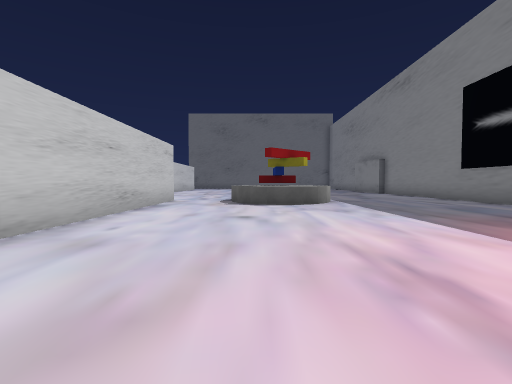
[1] (above)

20 first-person views from a walk through a Unity game level. The camera is 1.4 m above the floor, tilts 2° down and sees 85° across. The floor is counted in squares, 2.4 m on a side. Each view is taken from the middle of a square. On the plan, view 1 faces up. The plan holds only what a view shows up to about 9 squares ahead; the rest is blank. The place goes on beyond the plan. The player is left out. Some animated figures are not drawn. Some surface patterns are stand-ins.

[2]
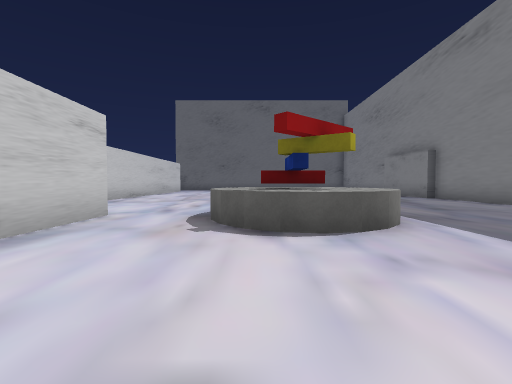

[3]
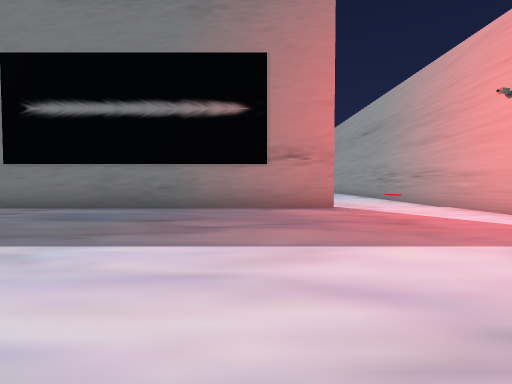

[4]
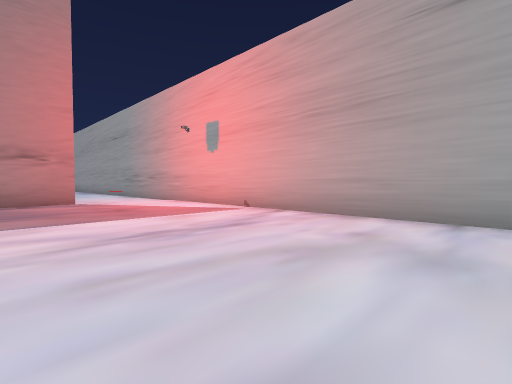

[5]
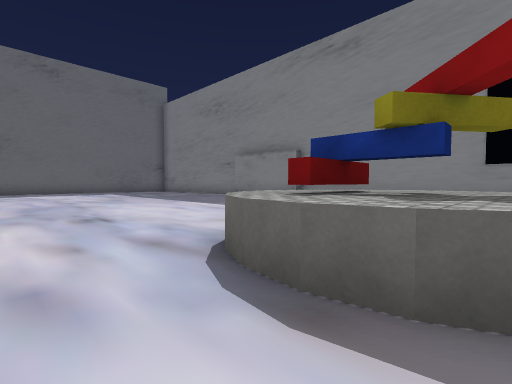

[6]
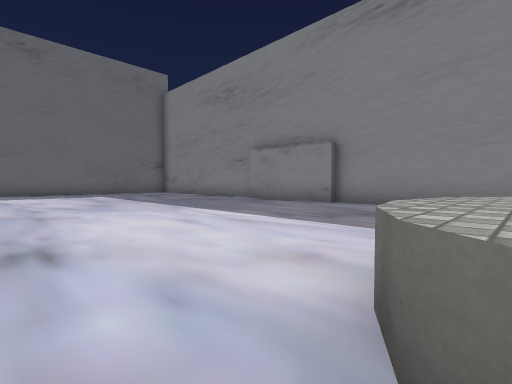

[7]
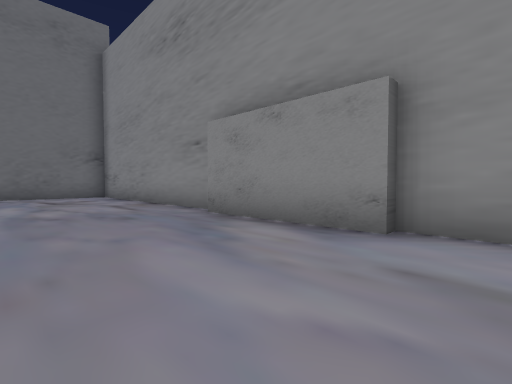

[8]
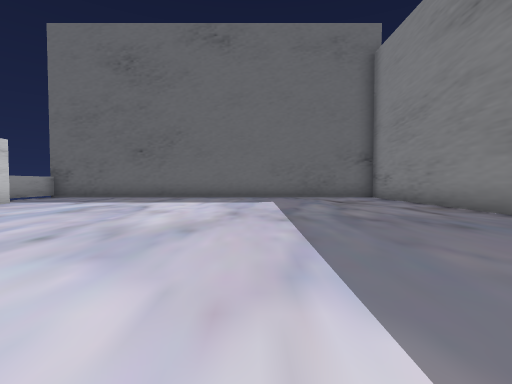

[9]
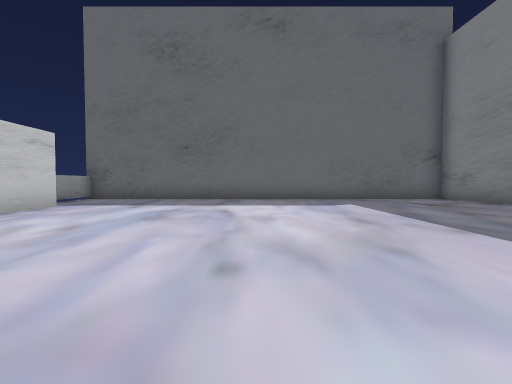

[10]
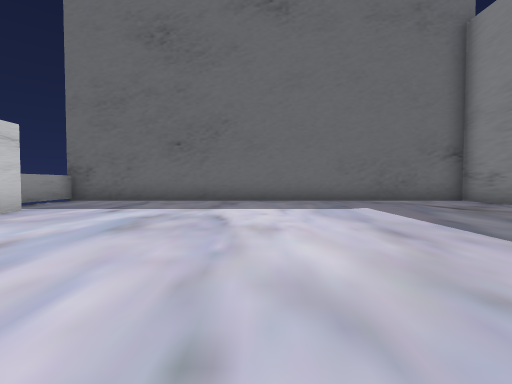

[11]
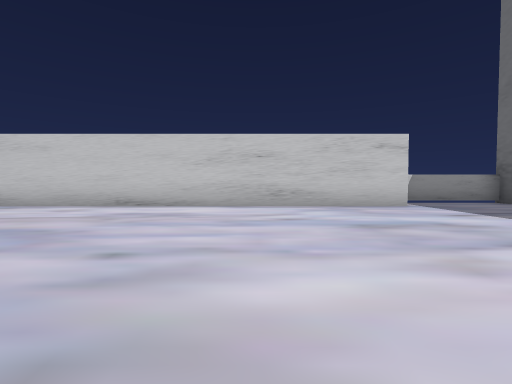

[12]
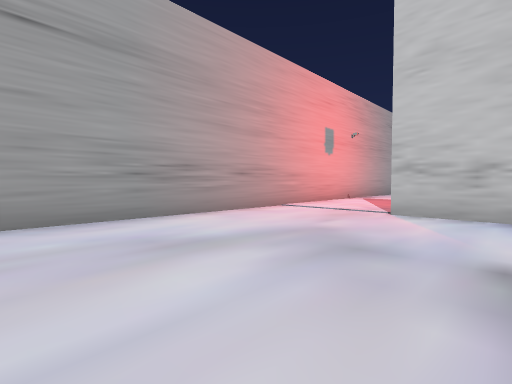

[13]
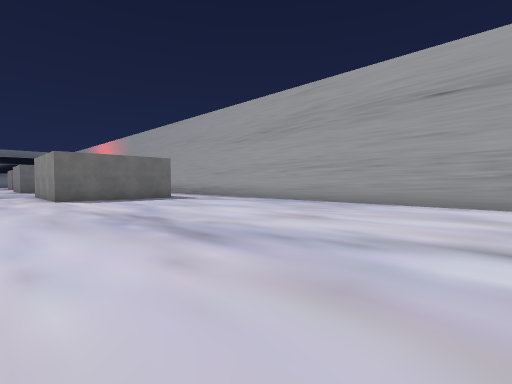

[14]
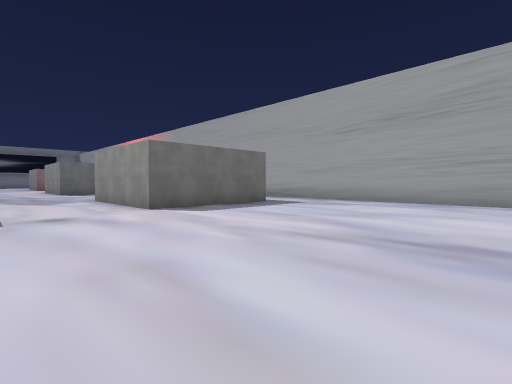

[15]
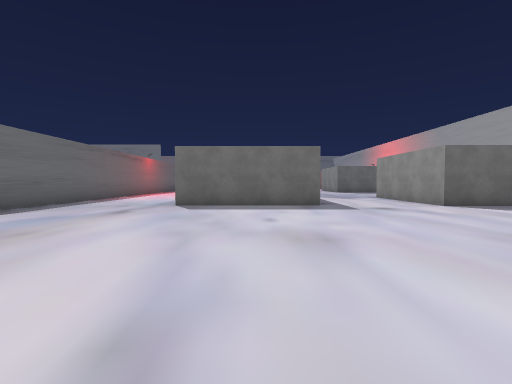

[16]
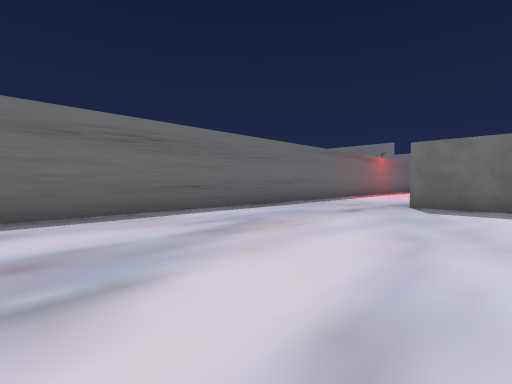

[17]
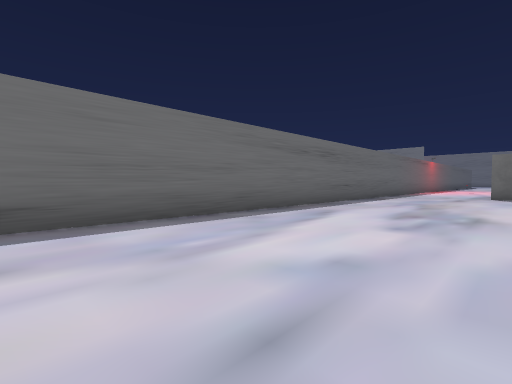

[18]
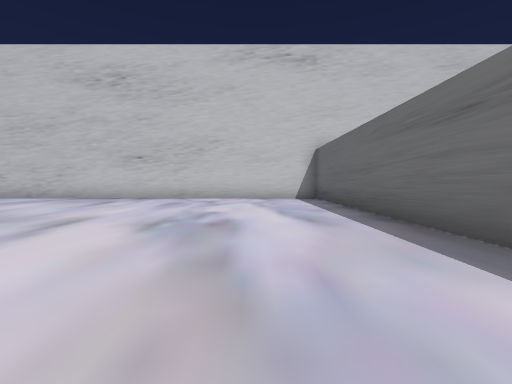

[19]
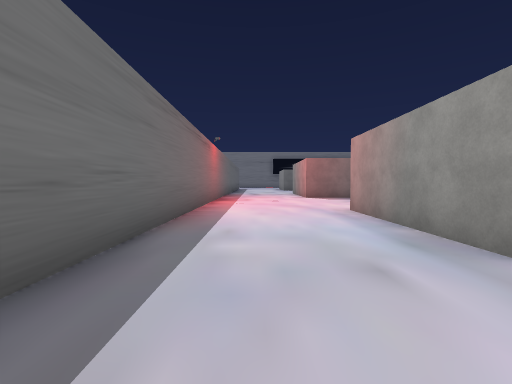

[20]
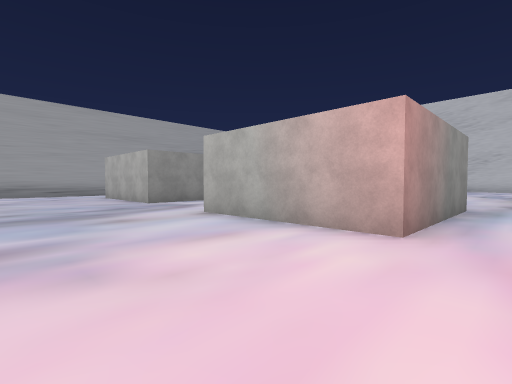

### Floor plan
Points are (right, up) in squares from view 1. A wall is a line through its corners. A room is listed if a view was taken in it or the views show most of it. See-through windows are left out.
Room 1 (views 1, 2, 3, 4, 5, 6, 7, 8, 9, 10, 11)
walls: (1.4, 9.4) (0, 9.4); (2.2, 8.3) (2, 7.8); (2.1, 7.9) (1.7, 7.5) (1.2, 7.2) (0.8, 7.2) (0.3, 7.2) (-0.4, 7.6) (-0.8, 8.6) (-0.7, 9.4) (-0.4, 10.1) (0.3, 10.5); (-2.6, 9) (-2.6, 2.8); (-0.1, 7.4) (-0.7, 8.1) (-0.8, 8.9); (6.2, 14.1) (6.2, 17.6); (6.5, 18) (6.5, 24.8) (-5.8, 24.8) (-5.8, 22.2); (-4.8, 21.8) (-4.8, 11.8); (6.5, 1.1) (6.5, 14.2); (-1.9, -1.6) (8.5, -1.5)
ways out: opening at (7.7, 0) to room 2
objects: other object (4, 1)
Room 2 (views 12, 13, 14, 15, 16, 17, 18, 19, 20)
walls: (20, 7.4) (20, 11) (23.8, 11) (23.8, 7.4); (19.8, 0.8) (19.8, 4.4) (23.6, 4.4) (23.6, 2.6); (6.8, 2.9) (6.8, 1.1); (8.5, -1.5) (18.4, -1.4); (27, 14.3) (8, 14.2)
ways out: opening at (7.7, 0) to room 1

Positions as (right, up) in squares from view 1, and headings:
1: (0, 0), facing up
2: (0, 4), facing up
3: (0, 3), facing right
4: (-2, 3), facing down-right
5: (-2, 8), facing up-right
6: (-1, 10), facing up-right
7: (3, 13), facing up-right
8: (2, 14), facing up
9: (0, 15), facing up
10: (0, 16), facing up
11: (2, 18), facing left
12: (12, 3), facing down-left
13: (10, 6), facing down-right
14: (14, 7), facing down-right
15: (13, 9), facing right
16: (13, 9), facing up-right
17: (8, 10), facing up-right
18: (17, 12), facing left
19: (18, 13), facing right
20: (27, 12), facing down-left
